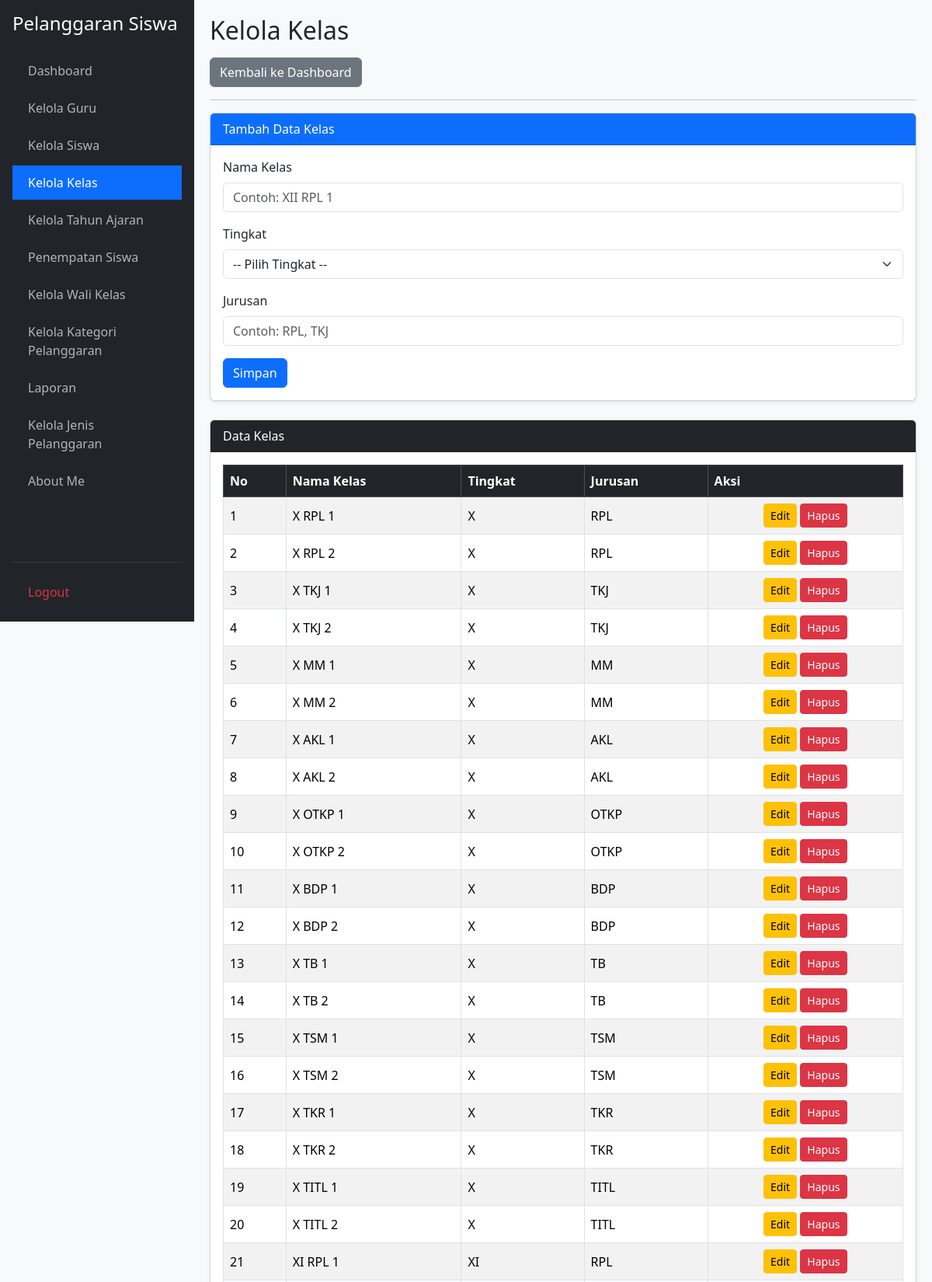
The page /kelola_kelas.php (signed in, upper part) on the database its author committed.
### tables this page shows
CREATE TABLE `t_kelas` (
  `id` int(11) NOT NULL,
  `nama` varchar(100) NOT NULL,
  `tingkat` varchar(20) DEFAULT NULL,
  `jurusan` varchar(100) DEFAULT NULL,
  `status_aktif` tinyint(1) DEFAULT 1,
  `created_at` timestamp NULL DEFAULT NULL,
  `updated_at` timestamp NULL DEFAULT NULL
);

### kelola_kelas.php (the view, shortened to what this page needs)
<?php
require_once 'koneksi.php';
$role = $_SESSION['role'];
$edit = [
    'id' => '',
    'nama' => '',
    'tingkat' => '',
    'jurusan' => ''
];
$data = mysqli_query($koneksi, "SELECT * FROM t_kelas");
?>
<!DOCTYPE html>
<html lang="id">
<head>
    <link href="https://cdn.jsdelivr.net/npm/bootstrap@5.3.2/dist/css/bootstrap.min.css" rel="stylesheet">
    <link href="https://cdn.datatables.net/2.3.4/css/dataTables.bootstrap5.min.css" rel="stylesheet">
</head>
<body>
    <div class="sidebar d-flex flex-column p-3">
        <h4 class="text-white mb-4">Pelanggaran Siswa</h4>
        <ul class="nav nav-pills flex-column mb-auto">
            <li class="nav-item mb-1">
                <a href="dashboard.php">Dashboard</a>
            </li>
            <?php if ($role === 'admin'): ?>
                <li class="nav-item mb-1">
                    <a href="kelola_guru.php">Kelola Guru</a>
                </li>
                <li class="nav-item mb-1">
                    <a href="kelola_siswa.php">Kelola Siswa</a>
                </li>
                <li class="nav-item mb-1">
                    <a href="kelola_kelas.php" class="active">Kelola Kelas</a>
                </li>
                <li class="nav-item mb-1">
                    <a href="kelola_tahun_ajaran.php">Kelola Tahun Ajaran</a>
                </li>
                <li class="nav-item mb-1">
                    <a href="penempatan_siswa.php">Penempatan Siswa</a>
                </li>
                <li class="nav-item mb-1">
                    <a href="kelola_wali_kelas.php">Kelola Wali Kelas</a>
                </li>
                <li class="nav-item mb-1">
                    <a href="kelola_kategori_pelanggaran.php">Kelola Kategori Pelanggaran</a>
                </li>
                <li class="nav-item mb-1">
                    <a href="laporan.php">Laporan</a>
                </li>
                <li class="nav-item mb-1">
                    <a href="kelola_jenis_pelanggaran.php">Kelola Jenis Pelanggaran</a>
                </li>
                <li class="nav-item mb-1">
                    <a href="about_me.php">About Me</a>
                </li>
            <?php endif; ?>
        </ul>
        <hr class="text-secondary">
        <a href="logout.php" class="text-danger">Logout</a>
    </div>
    <div class="main-content">
        <h2 class="mb-3">Kelola Kelas</h2>
         <a href="dashboard.php" class="btn btn-secondary">
            Kembali ke Dashboard
        </a>
        <hr>
        <div class="card shadow-sm mb-4">
            <div class="card-header bg-primary text-white">
                <?= $edit['id'] ? 'Edit Data Kelas' : 'Tambah Data Kelas'; ?>
            </div>
            <div class="card-body">
                <form method="POST" action="kelola_kelas.php">
                    <div class="mb-3">
                        <label class="form-label">Nama Kelas</label>
                        <input type="text" name="nama" class="form-control"
                               placeholder="Contoh: XII RPL 1"
                               value="<?= htmlspecialchars((string)$edit['nama']); ?>"
                               required>
                    </div>
                    <div class="mb-3">
                        <label class="form-label">Tingkat</label>
                        <select name="tingkat" class="form-select" required>
                            <option value="">-- Pilih Tingkat --</option>
                        </select>
                    </div>
                    <div class="mb-3">
                        <label class="form-label">Jurusan</label>
                        <input type="text" name="jurusan" class="form-control"
                               placeholder="Contoh: RPL, TKJ"
                               value="<?= htmlspecialchars((string)$edit['jurusan']); ?>"
                               required>
                    </div>
                    <button type="submit" name="simpan" class="btn btn-primary">
                        Simpan
                    </button>
                </form>
            </div>
        </div>
        <div class="card shadow-sm">
            <div class="card-header bg-dark text-white">
                Data Kelas
            </div>
            <div class="card-body">
                <div class="table-responsive">
                    <table id="tabelKelas"
                           class="table table-bordered table-striped table-hover align-middle w-100">
                        <thead class="table-dark">
                            <tr>
                                <th>No</th>
                                <th>Nama Kelas</th>
                                <th>Tingkat</th>
                                <th>Jurusan</th>
                                <th>Aksi</th>
                            </tr>
                        </thead>
                        <tbody>
                            <?php
                            $no = 1;
                            if ($data && mysqli_num_rows($data) > 0):
                                while ($r = mysqli_fetch_assoc($data)):
                            ?>
                                <tr>
                                    <td><?= $no++; ?></td>
                                    <td><?= htmlspecialchars((string)$r['nama']); ?></td>
                                    <td><?= htmlspecialchars((string)$r['tingkat']); ?></td>
                                    <td><?= htmlspecialchars((string)$r['jurusan']); ?></td>
                                    <td class="text-center text-nowrap">
                                        <a href="kelola_kelas.php?edit=<?= urlencode((string)$r['id']); ?>"
                                           class="btn btn-sm btn-warning">
                                            Edit
                                        </a>
                                        <a href="kelola_kelas.php?hapus=<?= urlencode((string)$r['id']); ?>"
                                           class="btn btn-sm btn-danger"
                                           onclick="return confirm('Yakin ingin menghapus data kelas ini?')">
                                            Hapus
                                        </a>
                                    </td>
                                </tr>
                            <?php
                                endwhile;
                            endif;
                            ?>
                        </tbody>
                    </table>
                </div>
            </div>
        </div>
    </div>
</body>
</html>

### kelola_kelas.php (style rules this page uses)
body { background-color: #f8f9fa; }
.sidebar { min-height: 100vh; background-color: #212529; color: #fff; position: fixed; width: 250px; top: 0; left: 0; overflow-y: auto; }
.sidebar a { color: #adb5bd; text-decoration: none; display: block; padding: 10px 20px; }
.sidebar a:hover, .sidebar a.active { color: #fff; background-color: #0d6efd; }
.main-content { margin-left: 250px; padding: 20px; min-width: 0; }
.table-responsive { overflow-x: auto; }

### rows shown on the page
t_kelas: nama "X RPL 1", tingkat "X", jurusan "RPL"
t_kelas: nama "X RPL 2", tingkat "X", jurusan "RPL"
t_kelas: nama "X TKJ 1", tingkat "X", jurusan "TKJ"
t_kelas: nama "X TKJ 2", tingkat "X", jurusan "TKJ"
t_kelas: nama "X MM 1", tingkat "X", jurusan "MM"
t_kelas: nama "X MM 2", tingkat "X", jurusan "MM"
t_kelas: nama "X AKL 1", tingkat "X", jurusan "AKL"
t_kelas: nama "X AKL 2", tingkat "X", jurusan "AKL"
t_kelas: nama "X OTKP 1", tingkat "X", jurusan "OTKP"
t_kelas: nama "X OTKP 2", tingkat "X", jurusan "OTKP"
t_kelas: nama "X BDP 1", tingkat "X", jurusan "BDP"
t_kelas: nama "X BDP 2", tingkat "X", jurusan "BDP"
t_kelas: nama "X TB 1", tingkat "X", jurusan "TB"
t_kelas: nama "X TB 2", tingkat "X", jurusan "TB"
t_kelas: nama "X TSM 1", tingkat "X", jurusan "TSM"
t_kelas: nama "X TSM 2", tingkat "X", jurusan "TSM"
t_kelas: nama "X TKR 1", tingkat "X", jurusan "TKR"
t_kelas: nama "X TKR 2", tingkat "X", jurusan "TKR"
t_kelas: nama "X TITL 1", tingkat "X", jurusan "TITL"
t_kelas: nama "X TITL 2", tingkat "X", jurusan "TITL"
t_kelas: nama "XI RPL 1", tingkat "XI", jurusan "RPL"
